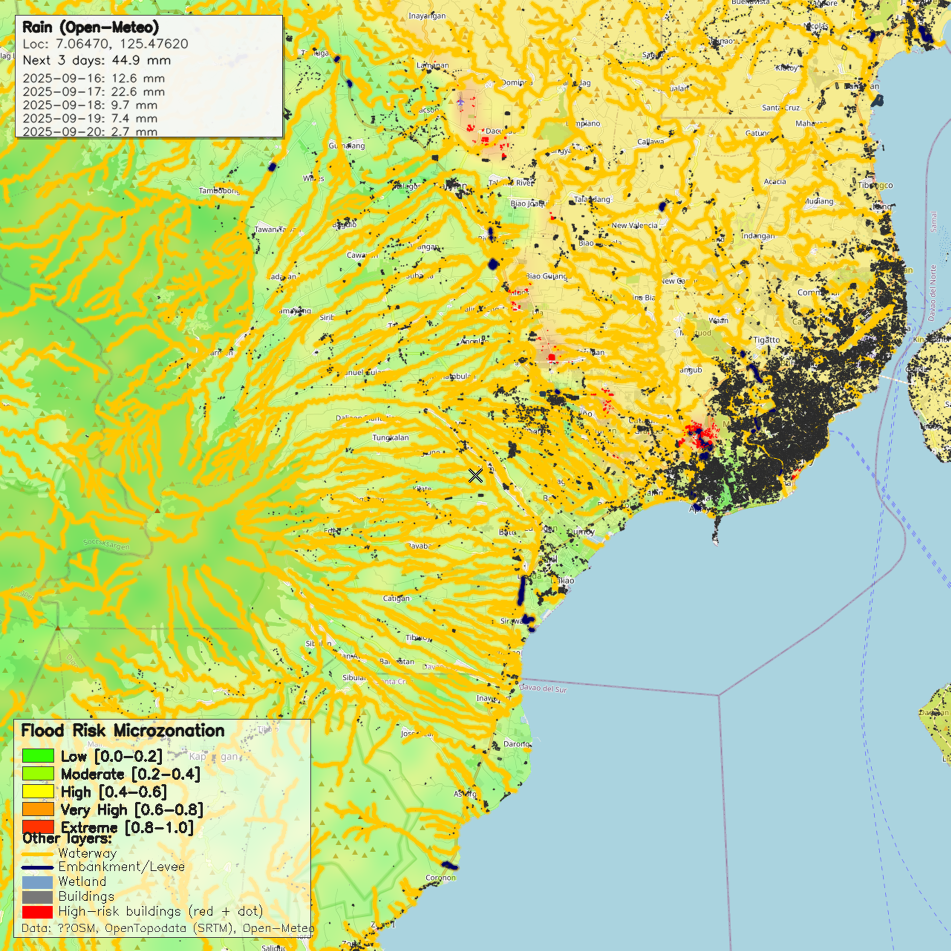
#> input picture Davao-City_Area_Test-V2.png, 1901 x 1901 px (shown at 1/2 size)
$ python -i FloodAnalysisLayered-V2-snapshot_replay.py   (imports and definitions only)
#> lines starting #> are read from the running program, lines starting #| are printed output that depends on the picture; after the words box and inside, x2 and y2 are one past the last pixel; in counts of white or black regions, pixels touching at a corner belong together
#> further down, picture is the input picture: shape (1901, 1901, 3); mean B, G, R 130.4, 211.6, 197.7
#!/usr/bin/env python3
# -*- coding: utf-8 -*-

"""
OpenCV flood-context map with microzonation overlay on OSM/ESRI tiles.

New in this version (Snapshot & Replay):
- --snapshot_dir PATH: use a single folder for all inputs/outputs of a run
- --snapshot_mode {auto,read,write}: control whether to reuse, strictly read offline, or fetch fresh
- Export risk grid to risk_grid.npy for reproducible comparisons
- --compare_to PATH: load another snapshot's risk_grid.npy and render side-by-side and diff maps
- No network calls in --snapshot_mode read (strict offline)

Kept features:
- NO risk overlay over oceans/seas (basemap-derived water mask).
- High-risk buildings: red fill + red outline + SMALL, NON-OVERLAPPING RED DOT at centroid.
- Legend panel made smaller while increasing text size for readability.
- CLI options for red dot size and spacing.
- Tile-aligned stitching; vectors drawn on top; caching; info panel last; dynamic sizing.
"""

import os
import json
import math
import argparse
import io
import time
from typing import Tuple, List, Dict, Any, Optional
from PIL import Image
import requests
import numpy as np
import cv2

TILE_SIZE = 256

PROVIDERS = {
    "esri": "https://services.arcgisonline.com/ArcGIS/rest/services/World_Imagery/MapServer/tile/{z}/{y}/{x}",
    "osm":  "https://tile.openstreetmap.org/{z}/{x}/{y}.png",
}

UA = "FloodContextCV/1.3 (non-commercial; contact: example@local)"

OVERPASS_URL  = "https://overpass-api.de/api/interpreter"
OPENTOPO_URL  = "https://api.opentopodata.org/v1/srtm90m"
OPENMETEO_URL = "https://api.open-meteo.com/v1/forecast"

OSM_QUERIES = {
    "waterways": '(way["waterway"~"river|stream|canal|drain"]({s},{w},{n},{e}););',
    "wetlands":  '(way["natural"="wetland"]({s},{w},{n},{e});relation["natural"="wetland"]({s},{w},{n},{e}););',
    "embank":    '(way["man_made"~"embankment|dyke|dike"]({s},{w},{n},{e}););',
    "buildings": '(way["building"]({s},{w},{n},{e}););'
}

def log(msg: str, verbose: bool = True):
    if verbose:
        print(f"[{time.strftime('%H:%M:%S')}] {msg}", flush=True)

# ---------------- Snapshot helpers ----------------
def ensure_dir(path: str):
    os.makedirs(path, exist_ok=True)

def must_read_json(path: str) -> Any:
    with open(path, "r", encoding="utf-8") as f:
        return json.load(f)

# [5 lines left out: function try_read_json, not called in this run]

def write_json(path: str, data: Any):
    with open(path, "w", encoding="utf-8") as f:
        json.dump(data, f, ensure_ascii=False)

# [6 lines left out: function load_img_if_exists, not called in this run]

def save_risk_grid(snapshot_dir: str, grid: np.ndarray):
    np.save(os.path.join(snapshot_dir, "risk_grid.npy"), grid)

# [18 lines left out: functions load_risk_grid, deg2xy, not called in this run]

def meters_per_pixel(lat_deg: float, zoom: int) -> float:
    return 156543.03392 * math.cos(math.radians(lat_deg)) / (2 ** zoom)

# [5 lines that did not run here, left out]

def get_provider_url(provider: str, z: int, x: int, y: int) -> str:
    return PROVIDERS[provider].format(z=z, x=x, y=y)

# [65 lines left out: functions stitch_tiles, bbox_from_pixels, overpass_query, not called in this run]

def build_node_lookup(elements): return {el["id"]: el for el in elements if el["type"]=="node"}

# [6 lines left out: function way_coords, not called in this run]

def latlon_to_local_px(lat, lon, zoom, tlx, tly):
    x, y = deg2xy(lat, lon, zoom)
    return int(round(x - tlx)), int(round(y - tly))

# [163 lines left out: functions extract_feature_pixel_lines, build_sample_grid, opentopo_sample, openmeteo_precip, lines_to_mask, distance_field and 3 more, not called in this run]

def blend_overlay(base_bgr, overlay_bgr, alpha: float):
    return cv2.addWeighted(overlay_bgr, alpha, base_bgr, 1.0-alpha, 0)

# ---------- Water/ocean masking (basemap-derived) ----------
def detect_water_mask_bgr(bgr_img: np.ndarray) -> np.ndarray:
    hsv = cv2.cvtColor(bgr_img, cv2.COLOR_BGR2HSV)
#> hsv: shape (1901, 1901, 3); mean H, S, V 51, 118.7, 226.7
    H, S, V = hsv[...,0], hsv[...,1], hsv[...,2]
    B, G, R = bgr_img[...,0], bgr_img[...,1], bgr_img[...,2]
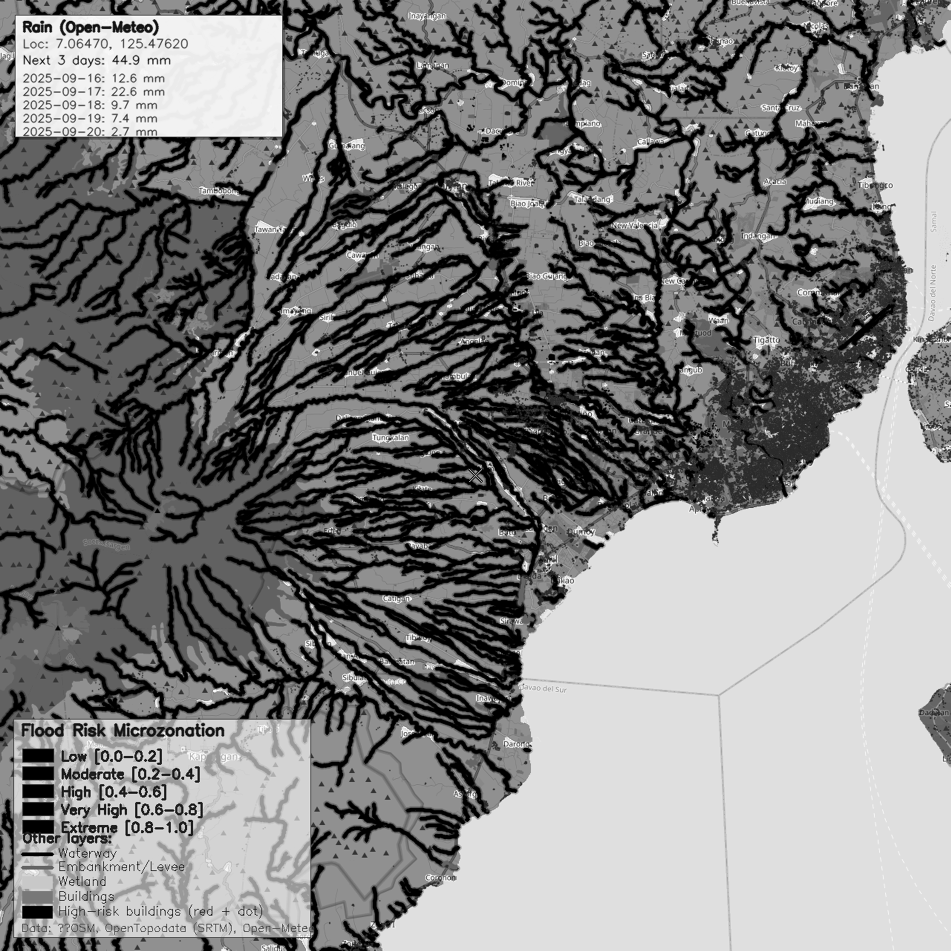
#> B: shape (1901, 1901) (shown at 1/2 size); min 0, max 255, mean 130.4
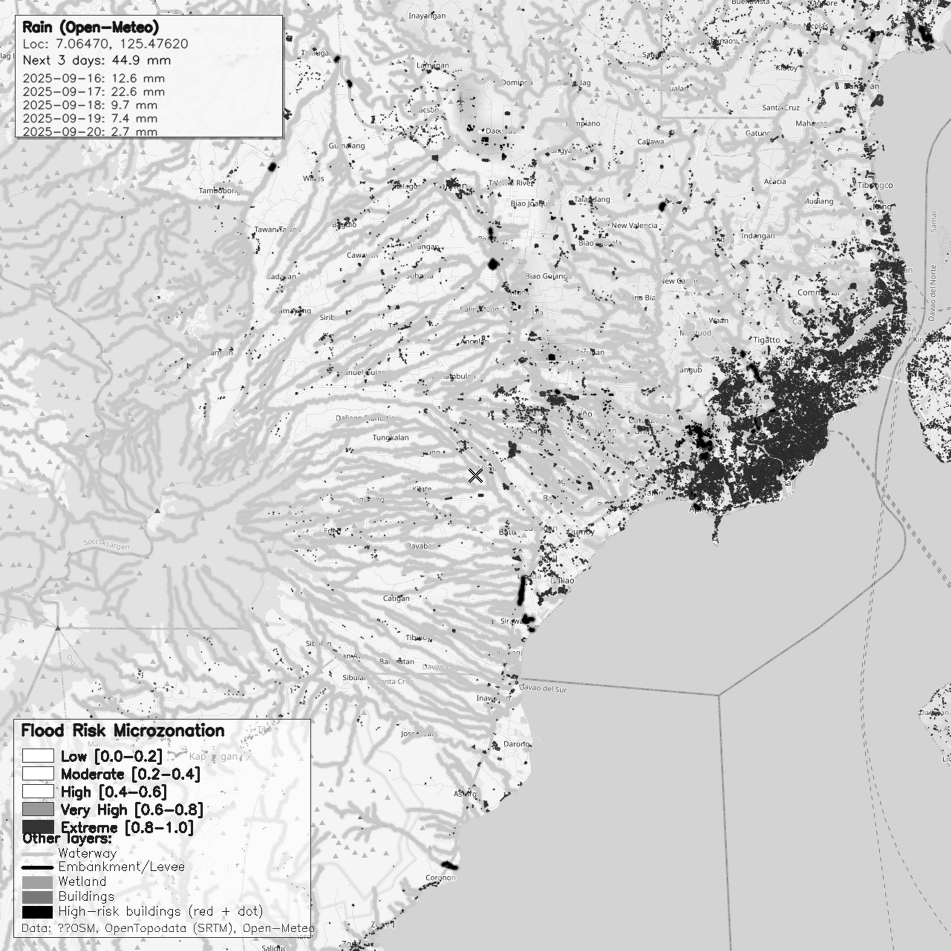
#> G: shape (1901, 1901) (shown at 1/2 size); min 0, max 255, mean 211.6
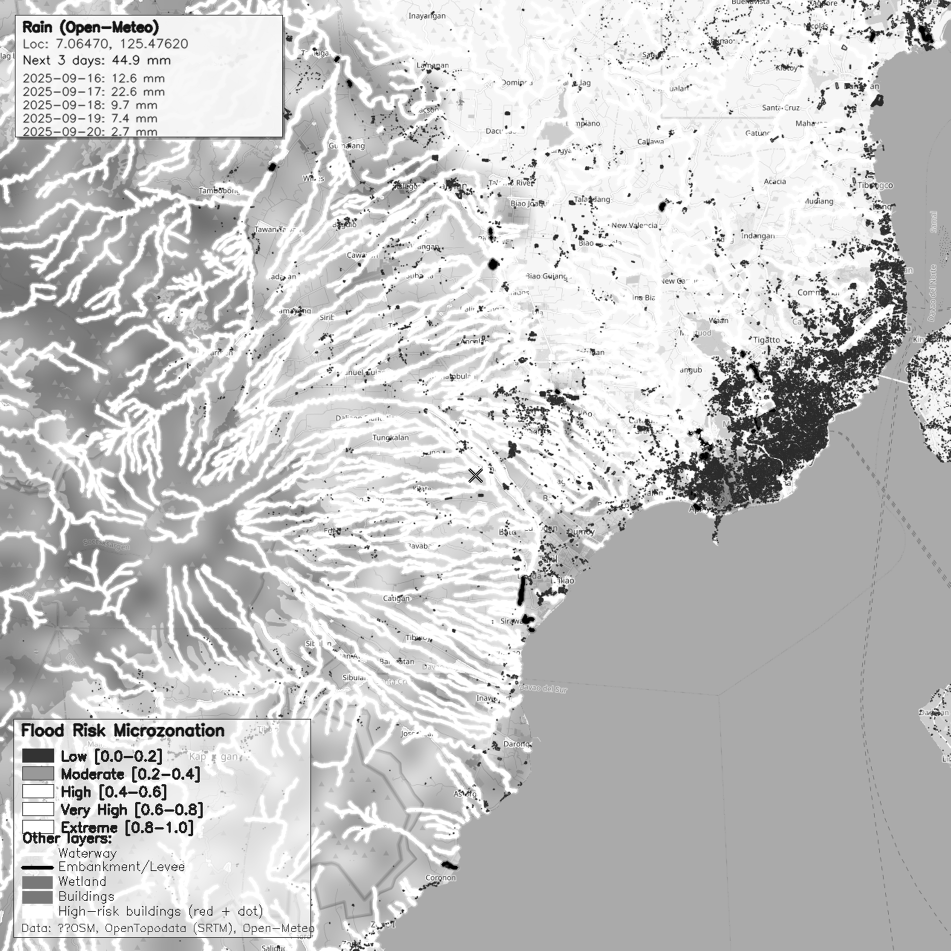
#> R: shape (1901, 1901) (shown at 1/2 size); min 0, max 255, mean 197.7
    hsv_water = ((H >= 90) & (H <= 150) & (S >= 60) & (V >= 50))
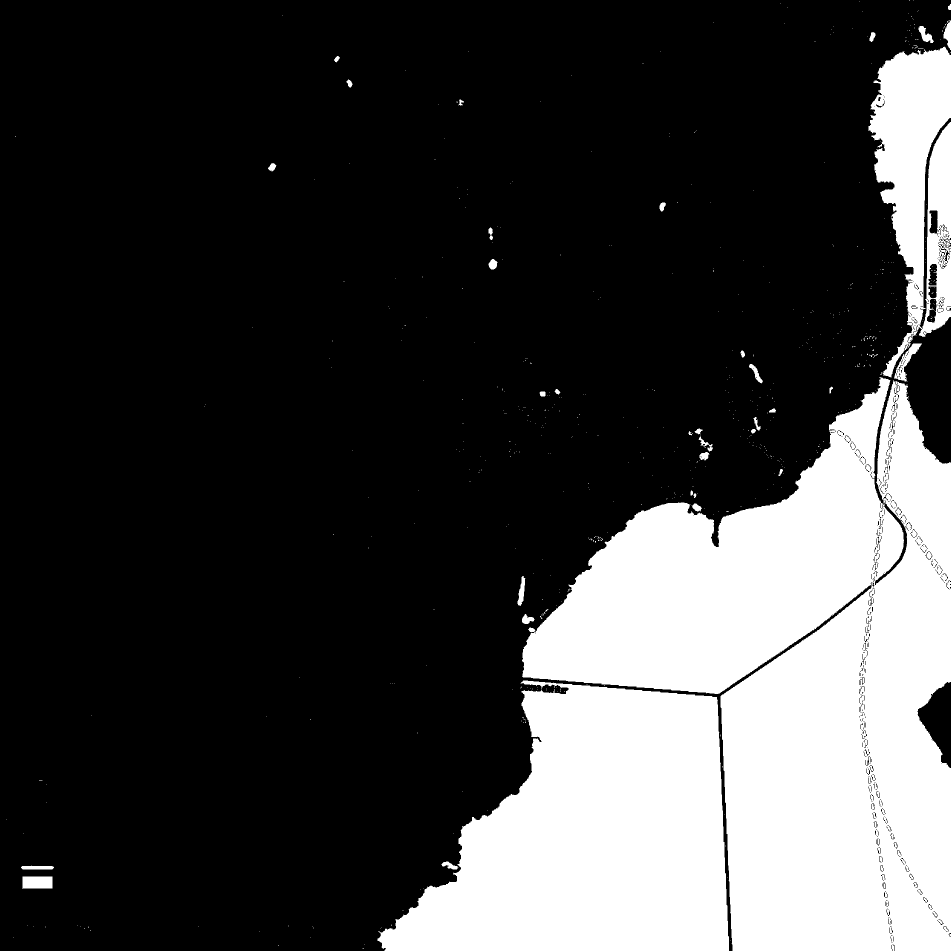
#> hsv_water: shape (1901, 1901) bool (shown at 1/2 size); 24.2% white; 626 white regions (589 under 20 px), largest, box (x1, y1, x2, y2) and area: (1044, 754, 1901, 1901) 545325, (755, 1361, 1458, 1901) 257254, (1737, 93, 1901, 755) 63134
    bgr_water = (B > (G + 10)) & (B > (R + 10)) & (B > 100)
#> bgr_water: shape (1901, 1901) bool; 26.1% white; 6844 white regions (6426 under 20 px), largest, box (x1, y1, x2, y2) and area: (755, 753, 1901, 1901) 814811, (1737, 41, 1901, 764) 69633, (31, 31, 565, 274) 7377
    water = (hsv_water | bgr_water).astype(np.uint8) * 255
#> water: shape (1901, 1901); 26.3% white; 7169 white regions (6738 under 20 px), largest, box (x1, y1, x2, y2) and area: (755, 753, 1901, 1901) 815310, (1737, 41, 1901, 764) 70140, (30, 30, 565, 274) 7379
    k = cv2.getStructuringElement(cv2.MORPH_ELLIPSE, (5,5))
    water = cv2.morphologyEx(water, cv2.MORPH_CLOSE, k, iterations=2)
#> water: shape (1901, 1901); 29.6% white; 2278 white regions (1909 under 20 px), largest, box (x1, y1, x2, y2) and area: (755, 41, 1901, 1901) 900079, (0, 28, 565, 274) 67394, (40, 1568, 370, 1784) 14018
    water = cv2.morphologyEx(water, cv2.MORPH_OPEN,  k, iterations=1)
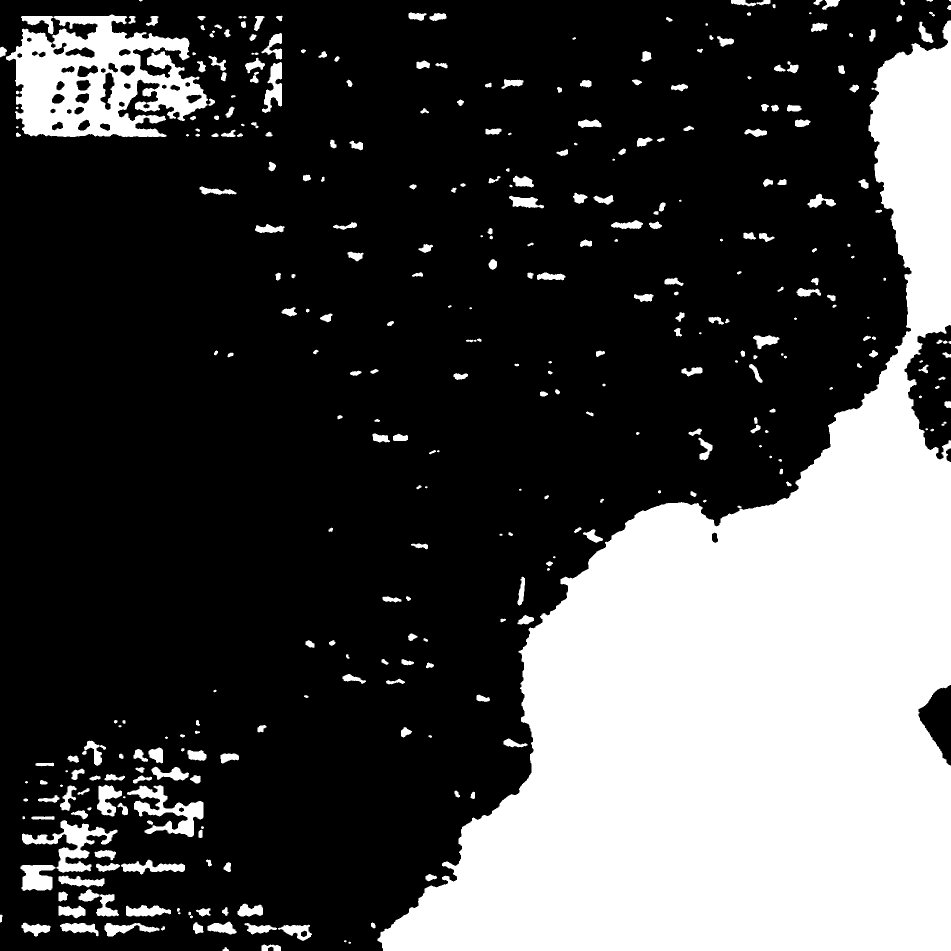
#> water: shape (1901, 1901) (shown at 1/2 size); 28.9% white; 360 white regions (24 under 20 px), largest, box (x1, y1, x2, y2) and area: (755, 41, 1901, 1901) 898771, (12, 29, 416, 274) 56783, (44, 1640, 235, 1746) 6202
    return water

# [457 lines left out: functions masked_alpha_blend, draw_vectors, draw_info_panel, draw_legend, dynamic_scale_for_zoom, save_comparison_images and 1 more, not called in this run]

# [2 lines not run here, left out]

>>> import cv2
>>> picture = cv2.imread('Davao-City_Area_Test-V2.png')
>>> result = detect_water_mask_bgr(picture)
